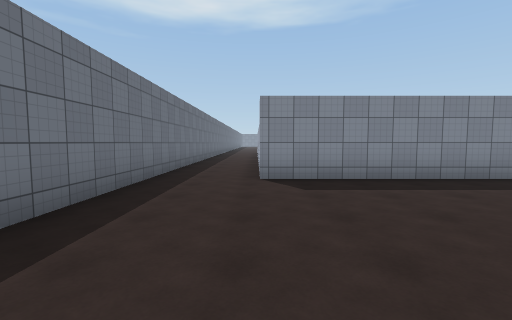
View 1 (above)

19 first-person views from a walk through a Unity game level. The camera is 1.5 m above the floor, tilts 4° down and sees 90° across. The floor is counted in squares, 2 m on a side. Each view is taken from the middle of a square. On the plan, view 1 faces up. The plan holds only what a view shows up to about 9 squares ahead; the rest is blank. The place goes on beyond the plan. The player character is not drawn. Surface patterns are stand-ins for the level's own textures.

View 2
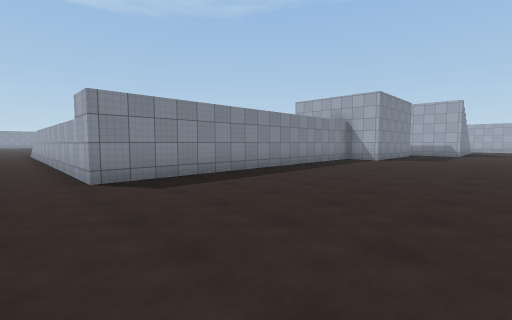

View 3
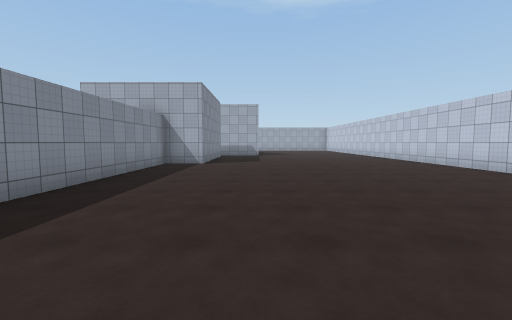

View 4
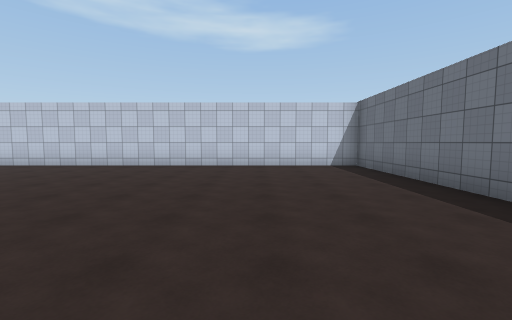

View 5
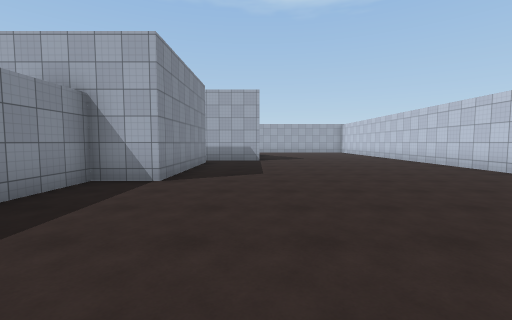

View 6
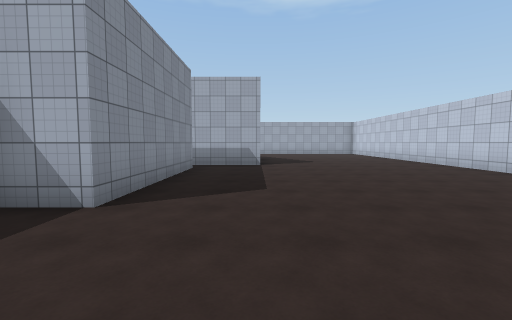

View 7
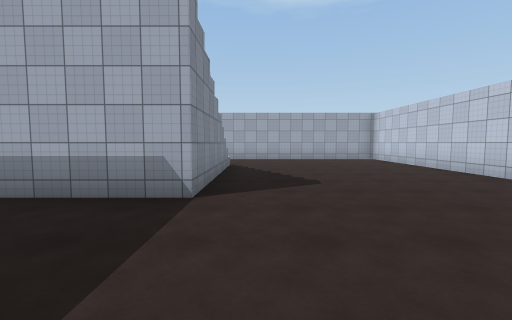

View 8
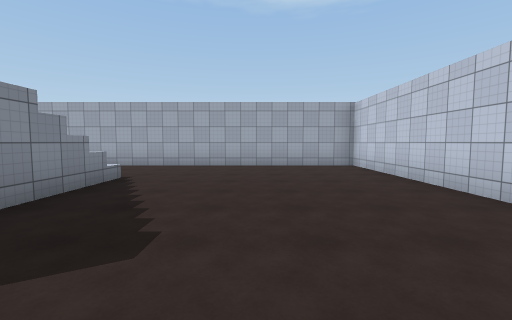

View 9
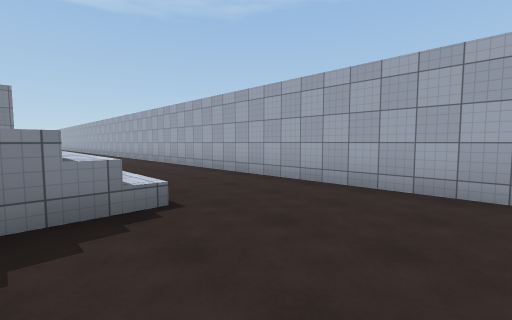

View 10
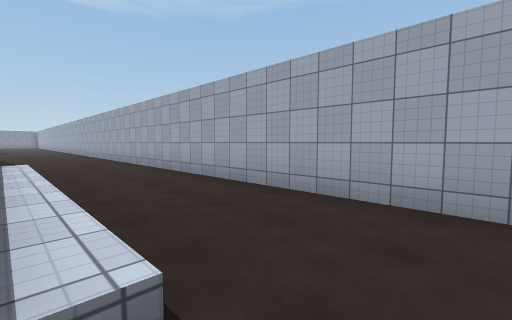

View 11
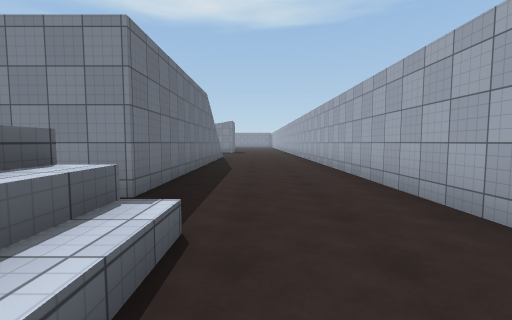

View 12
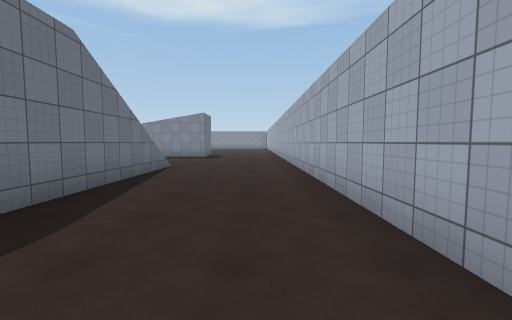

View 13
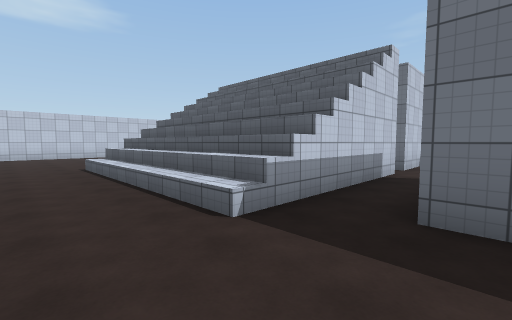

View 14
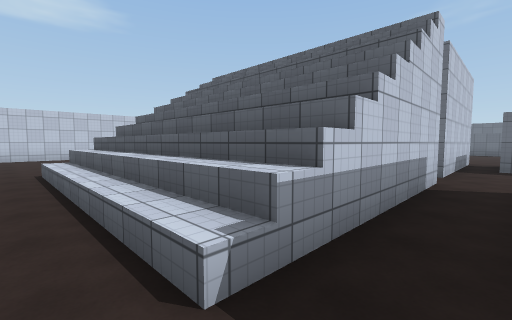

View 15
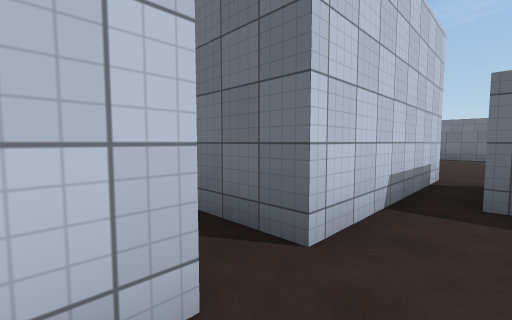

View 16
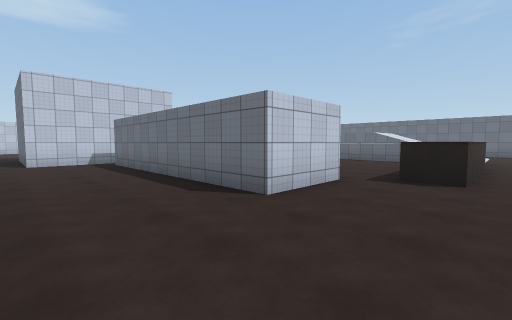

View 17
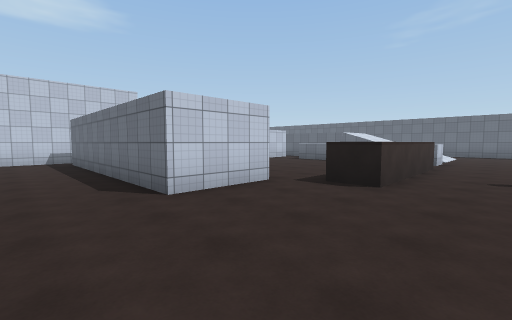

View 18
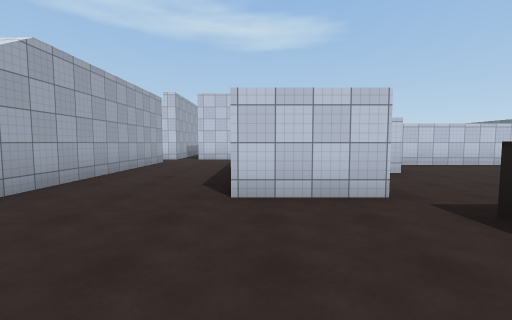

View 19
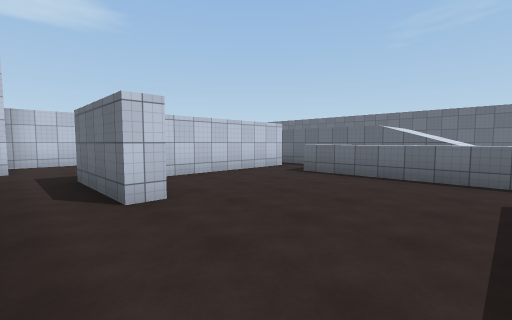

### Floor plan
Key: @ floor where view 1 was taken; # wall or solid block; . main floor; : floor 4.75 m higher than the main floor; / step, stairs or slope; ^ raised ledge.
Columns run from 3 left of view 1 to 24 right of it. Each row starts with its distance up from view 1.
 19       ............    /....#
 18       .............   /....#
 17        ^.^^^^......   /....#
 16 #      ^...........   /....#
 15 #  /// ^......##...   /....#
 14    ///.^...... #...   :....#
 13        ^...... #...   :....#
 12        .....#. #...   :....#
 11   ..   .....#. #...   :....#
 10   ..   ######. #...   :....#
  9 #...       ... #...........#
  8 #...       ..#####.####^...#
  7 #...        .#   #.   #^...#
  6 #...^^########   #.   #^...#
  5 #............#   # #  #^...#
  4 #............#####.#  #^...#
  3 #..................#  #^...#
  2 #..................####^...#
  1 #..........................#
  0 #..@.......................#
 -1 #..........................#
 -2 #..........................#
 -3 #..........................#
 -4 #..........................#
 -5 ############################

Positions as (right, up) in squares from view 1, and headings:
1: (0, 0), facing up
2: (-1, 0), facing up-right
3: (1, 2), facing right
4: (1, 4), facing down
5: (5, 2), facing right
6: (7, 2), facing right
7: (12, 1), facing right
8: (15, -1), facing right
9: (19, -1), facing up-right
10: (20, 1), facing up-right
11: (21, 6), facing up
12: (22, 11), facing up
13: (22, 10), facing down-left
14: (21, 9), facing down-left
15: (16, 9), facing down-left
16: (15, 18), facing down-left
17: (14, 19), facing down-left
18: (12, 19), facing down
19: (10, 16), facing down-left
